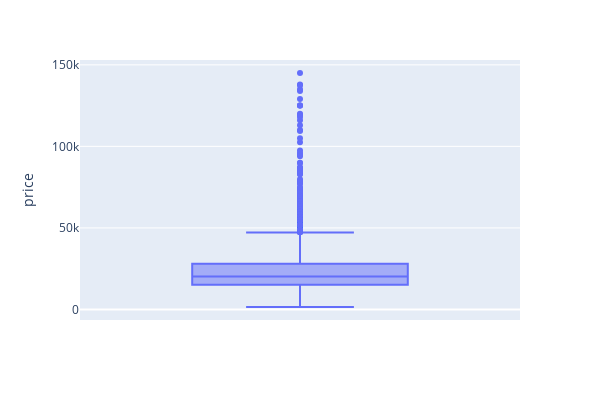

Notebook code for this chart:
### Markdown cell above
From the boxplot there are outliers so I will check for the possible cause of the outliers

### Code cell
px.box(df, y='price', width= 600, height=400)

### Figure 1 — Plotly figure (JSON) as saved in the notebook; plotly's stock layout.template omitted (floating-point values rounded to 4 significant figures; data arrays with more than 128 entries replaced by an {"elided": "..."} marker saying what was removed)
{"data": [{"alignmentgroup": "True", "hovertemplate": "price=%{y}<extra></extra>", "legendgroup": "", "marker": {"color": "#636efa"}, "name": "", "notched": false, "offsetgroup": "", "orientation": "v", "showlegend": false, "type": "box", "x0": " ", "xaxis": "x", "y": {"elided": "10668 int values"}, "y0": " ", "yaxis": "y"}], "layout": {"boxmode": "group", "height": 400, "legend": {"tracegroupgap": 0}, "margin": {"t": 60}, "width": 600, "xaxis": {"anchor": "y", "domain": [0, 1]}, "yaxis": {"anchor": "x", "domain": [0, 1], "title": {"text": "price"}}}}
